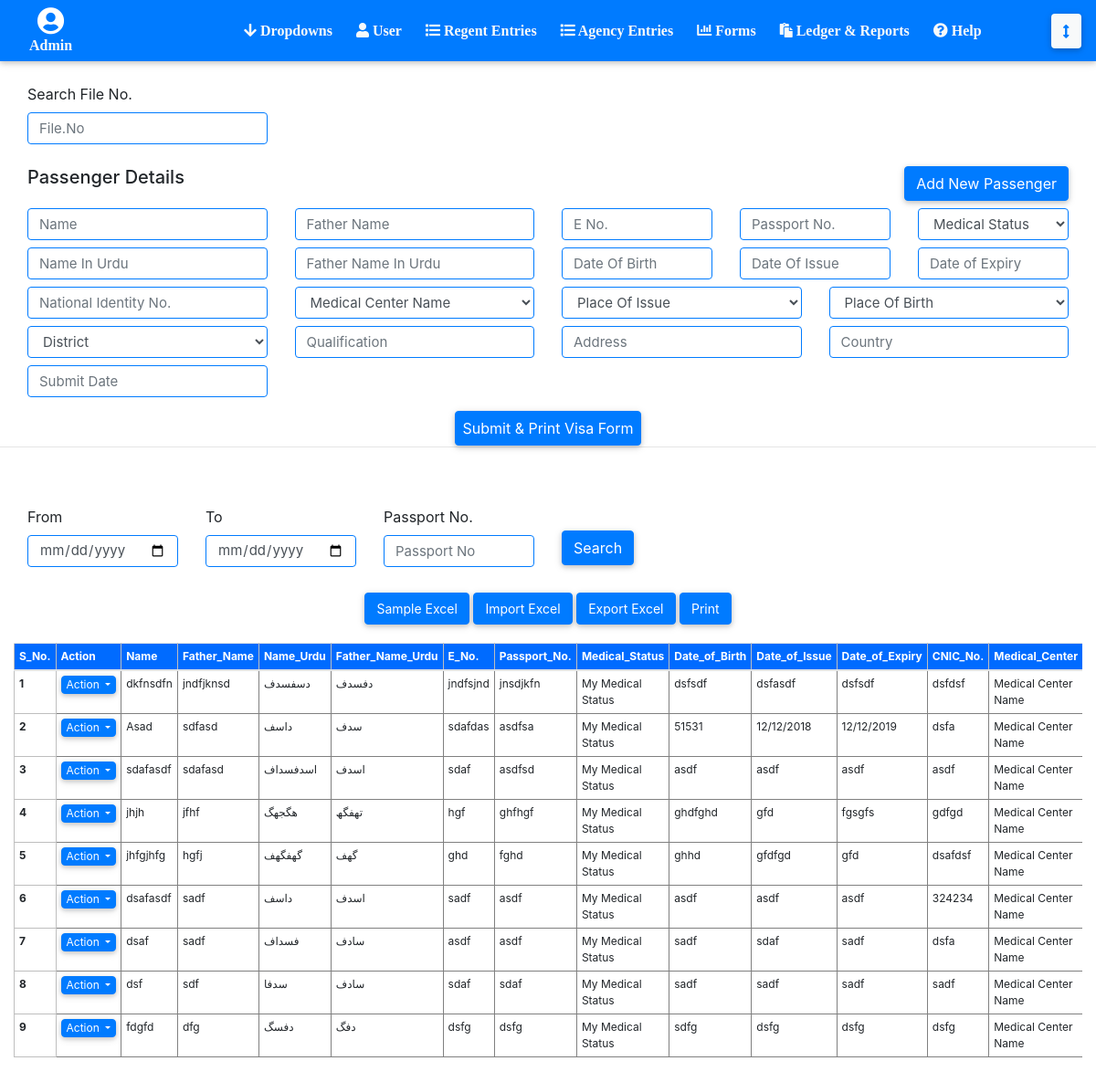
Page /Regent-Entry-Passenger-Detail.php (signed in) on the earlier database version.
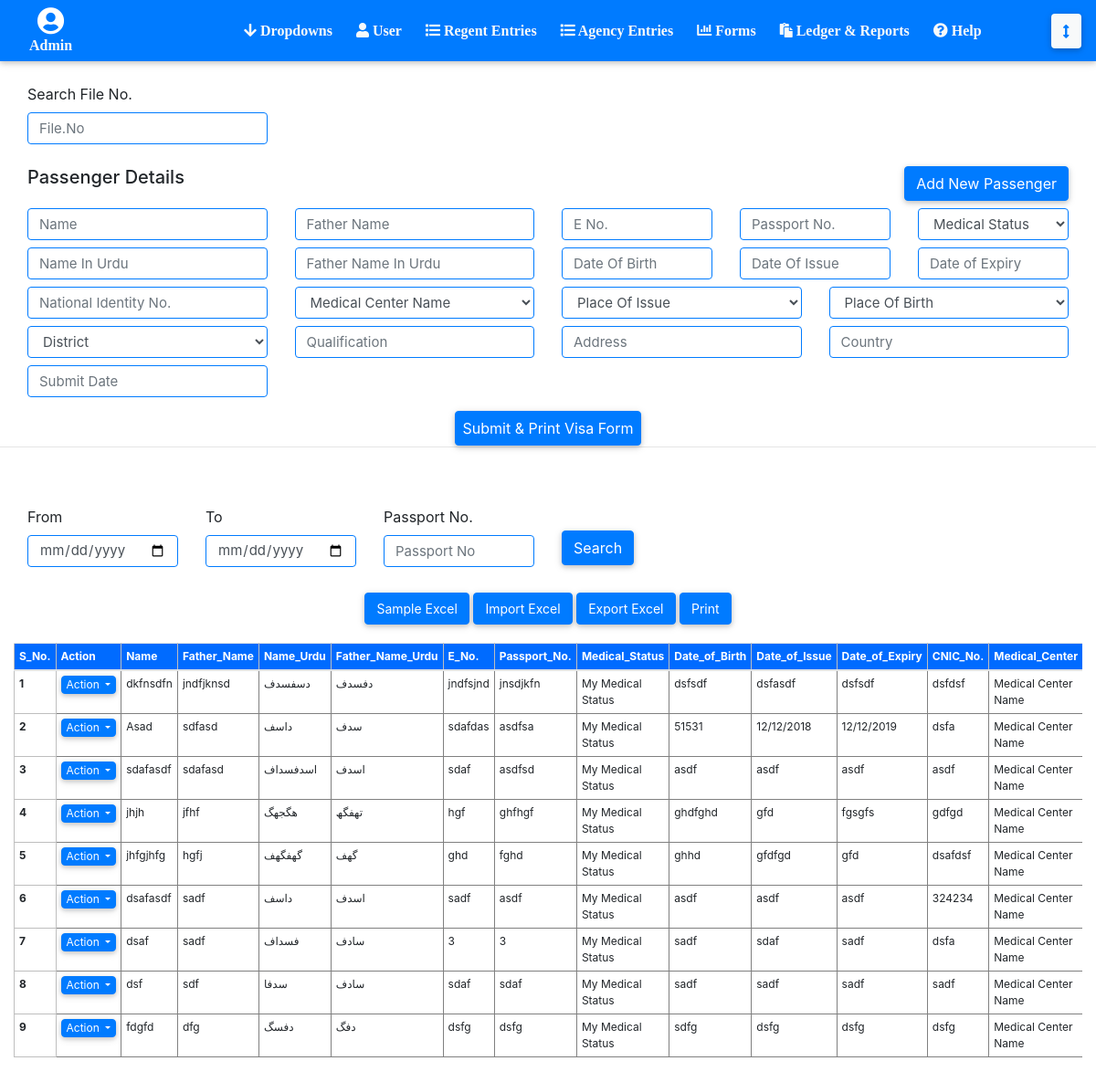
Same page on the later database version.
### tables this page shows
CREATE TABLE `passenger_details` (
  `passenger_id` int(11) NOT NULL,
  `regent_id` int(11) UNSIGNED NOT NULL,
  `user_id` int(11) NOT NULL,
  `passenger_name` varchar(30) DEFAULT NULL,
  `passenger_name_urdu` varchar(30) DEFAULT NULL,
  `passenger_national_identity_no` varchar(30) DEFAULT NULL,
  `passenger_district_id` int(11) DEFAULT NULL,
  `passenger_father_name` varchar(30) DEFAULT NULL,
  `passenger_father_name_urdu` varchar(30) DEFAULT NULL,
  `passenger_medical_center_id` int(11) DEFAULT NULL,
  `passenger_qualification` varchar(30) DEFAULT NULL,
  `passenger_eno` varchar(30) DEFAULT NULL,
  `passenger_dob` varchar(30) DEFAULT NULL,
  `passenger_place_of_issue_id` int(11) DEFAULT NULL,
  `passenger_address` text DEFAULT NULL,
  `passenger_passport_no` varchar(30) DEFAULT NULL,
  `passenger_date_of_issue` varchar(30) DEFAULT NULL,
  `passenger_medical_status_id` int(11) DEFAULT NULL,
  `passenger_date_of_expiry` varchar(30) DEFAULT NULL,
  `passenger_place_of_birth_id` int(11) DEFAULT NULL,
  `passenger_country` varchar(30) DEFAULT NULL,
  `passenger_submit_date` varchar(30) DEFAULT NULL,
  `current_date_submission` varchar(255) NOT NULL,
  `type` varchar(20) DEFAULT NULL
);

CREATE TABLE `passenger_medical_status` (
  `passenger_medical_status_id` int(11) NOT NULL,
  `name` varchar(255) NOT NULL
);

CREATE TABLE `passenger_medical_center` (
  `passenger_medical_center_id` int(11) NOT NULL,
  `name` varchar(255) NOT NULL
);

### Regent-Entry-Passenger-Detail.php (the view, shortened to what the changed rows need)
<?php
include('connect.php');
include('header.php');
?>
<br><br>
<br>
<br>
<section class="container-fluid">
            <table class="table table-responsive mb-5  " style="padding-bottom:130px;">
                <thead>
                    <tr>
                      <th scope="col">S_No.</th>
                      <th scope="col" ><span class="text-primary"></span>Action<span class="text-primary"></span></th>
                      <th scope="col">Name</th>
                      <th scope="col">Father_Name</th>
                      <th scope="col">Name_Urdu</th>
                      <th scope="col">Father_Name_Urdu</th>
                      <th scope="col">E_No.</th>
                      <th scope="col">Passport_No.</th>
                      <th scope="col">Medical_Status</th>
                      <th scope="col">Date_of_Birth</th>
                      <th scope="col">Date_of_Issue</th>
                      <th scope="col">Date_of_Expiry</th>
                      <th scope="col">CNIC_No.</th>
                      <th scope="col">Medical_Center</th>
                    </tr>
                  </thead>
                  <tbody>
            <?php
            $query = mysqli_query($con, "
SELECT passenger_details.*, passenger_medical_status.name AS passenger_medical_status, passenger_medical_center.name AS passenger_medical_center, passenger_place_of_issue.name AS passenger_place_of_issue, passenger_place_of_birth.name AS passenger_place_of_birth, passenger_district.name AS passenger_district FROM `passenger_details`
INNER JOIN passenger_medical_status
ON
passenger_medical_status.passenger_medical_status_id = passenger_details.passenger_medical_status_id
INNER JOIN passenger_medical_center
ON
passenger_medical_center.passenger_medical_center_id = passenger_details.passenger_medical_center_id
INNER JOIN passenger_place_of_issue
ON
passenger_place_of_issue.passenger_place_of_issue_id = passenger_details.passenger_place_of_issue_id
INNER JOIN passenger_place_of_birth
ON
passenger_place_of_birth.passenger_place_of_birth_id = passenger_details.passenger_place_of_birth_id
INNER JOIN passenger_district
ON
passenger_district.passenger_district_id = passenger_details.passenger_district_id
                ");
            $count=1;
            while ($row=mysqli_fetch_array($query)) {
                ?>
                <tr>
                     <th scope="row"><?php echo $count ?></th>
                     <td >
                     <div class="dropdown">
                            <button class="btn btn-primary dropdown-toggle" type="button" id="dropdownMenuButton" data-toggle="dropdown" aria-haspopup="true" aria-expanded="false"  style="font-size: 12px !important; color: white; padding: 0px; margin: 0px; padding-left: 5px !important; padding-right: 5px !important;">
                                Action
                            </button>
                    </div>
                        </td>
                     <td><?php echo $row['passenger_name'] ?></td>
                     <td><?php echo $row['passenger_father_name'] ?></td>
                     <td><?php echo $row['passenger_name_urdu'] ?></td>
                     <td><?php echo $row['passenger_father_name_urdu'] ?></td>
                     <td><?php echo $row['passenger_eno'] ?></td>
                     <td><?php echo $row['passenger_passport_no'] ?></td>
                     <td><?php echo $row['passenger_medical_status'] ?></td>
                     <td><?php echo $row['passenger_dob'] ?></td>
                     <td><?php echo $row['passenger_date_of_issue'] ?></td>
                    <td><?php echo $row['passenger_date_of_expiry'] ?></td>
                    <td><?php echo $row['passenger_national_identity_no'] ?></td>
                    <td><?php echo $row['passenger_medical_center'] ?></td>
                </tr>
                <?php
                $count++;
            }
            ?>
                    </tbody>
            </table>
</section>
</body>
</html>

Differences in the rows shown:
changed passenger_details "dsaf": passenger_eno "asdf" → "3"; passenger_passport_no "asdf" → "3"
